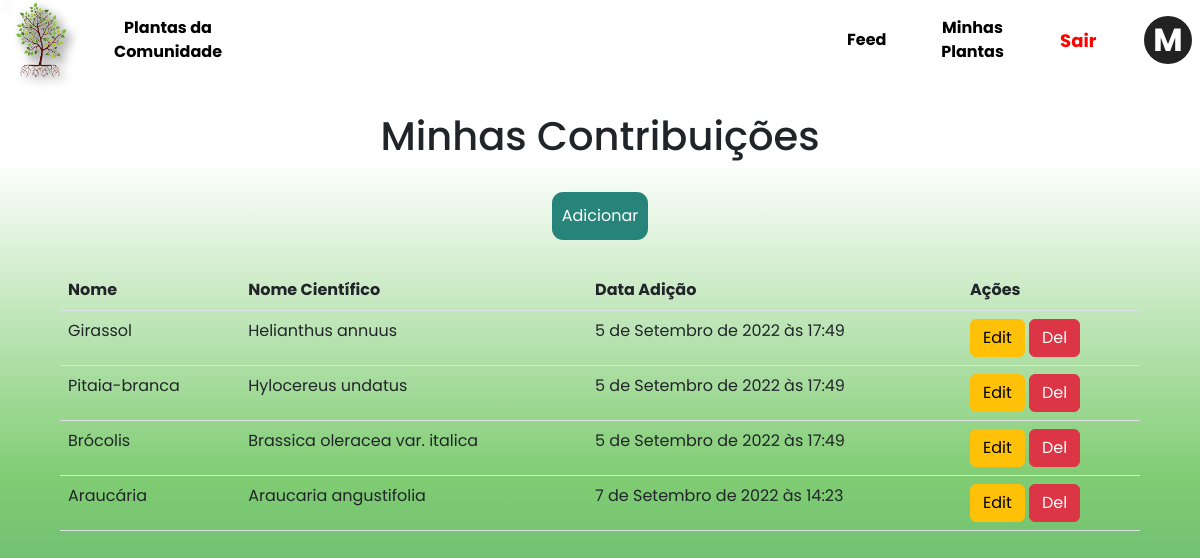
The page /myaccount/myplants/ (signed in) on the database as committed earlier.
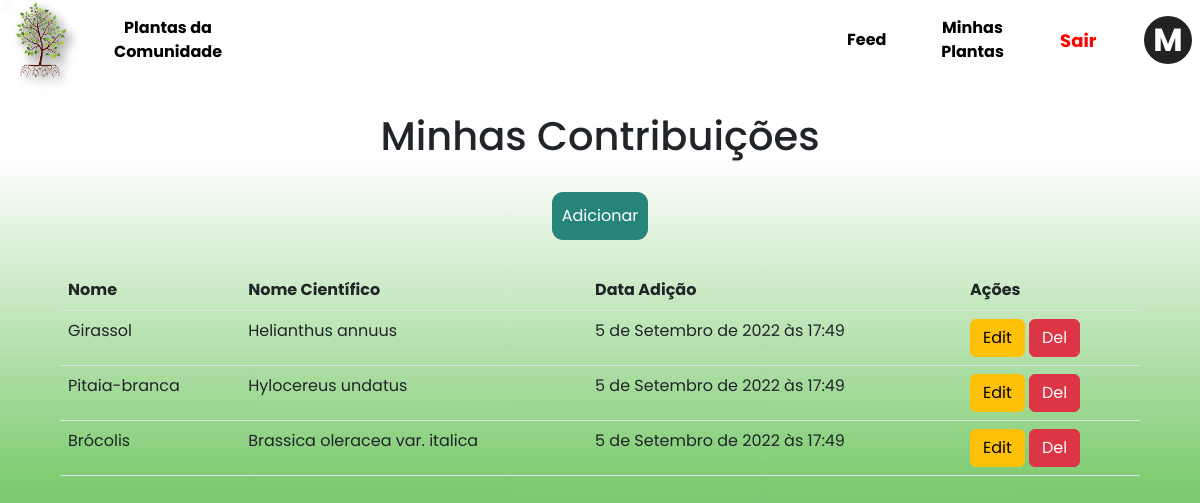
The same page on the database as committed later.
### users/models.py (models this page shows, shortened)
class User(AbstractBaseUser, PermissionsMixin):
    username = models.CharField(max_length=50,unique=True)
    email = None
    is_active = models.BooleanField(default=True)
    is_staff = models.BooleanField(default=False)
    is_superuser = models.BooleanField(default=False)
    USERNAME_FIELD = 'username'
    REQUIRED_FIELDS = []
    objects = UserManager()

### plantas/models.py (models this page shows, shortened)
class Plant(models.Model):
    name = models.CharField(max_length=50, null=True)
    scientific_name = models.CharField(max_length=50, unique=True)
    origin = models.CharField(max_length=50, null=True)
    image_url = models.TextField(max_length=600)
    about = models.TextField(max_length=600)
    last_modf = models.DateTimeField(default=timezone.now)
    contributor = models.ForeignKey(User, on_delete=models.PROTECT, null=True)

### plantas/views.py (the view, shortened to what this page needs)
# urls.py: path('myaccount/myplants/', views.MyPlants.as_view(), name='myplants'),
class MyPlants(LoginRequiredMixin,View):
    login_url = '/'
    redirect_field_name = 'home'
    def get(self,request):
        status = request.GET.get('status')
        plantas = Plant.objects.all()
        context = {
            'plantas':plantas,
            'status': status
        }
        return render(request, 'myplants.html', context)

### plantas/templates/myplants.html (shortened to what this page needs)
{% extends "base.html" %}
{% load static %}
{% load livereload_tags %}
{% block cssDoc %}<link rel="stylesheet" type="text/css" href="{% static '/css/main.css' %}">{% endblock cssDoc %}
{% block content %}
<header id="" >
    <nav id="navbar">
        <img src="{% static 'imgs/tree.png' %}" id="ico" alt="">
        <div id="nav2">
            <ul>
                <li><a href="{% url 'comunidade' %}">Plantas da Comunidade</a></li>
            </ul>
        </div>
        <div id="account">
            <div id="mac"><a href="{% url 'myaccount'%}" id="btnMp">Feed</a></div>
            <div id="mp"><a href="#" id="btnMp">Minhas Plantas</a></div>
            <div id="exit"><a href="{% url 'exit' %}">Sair</a></div>
            <div id="user"><div>{{request.user.username.0}}</div></div>
        </div>
    </nav>
</header>
<div id="container">
    <div id="box">
        <div id="myplants">
            <h1>Minhas Contribuições</h1>
            <br>
            <a id="btnAdd" href="{% url 'addPlanta' %}">Adicionar</a>
            <table class="table">
                <thead>
                    <tr>
                        <th>Nome</th>
                        <th>Nome Científico</th>
                        <th>Data Adição</th>
                        <th>Ações</th>
                    </tr>
                </thead>
                <tbody>
                    {% for planta in plantas %}
                        {% if planta.contributor == request.user %}
                            <tr>
                                <td>{{planta.name}}</td>
                                <td>{{planta.scientific_name}}</td>
                                <td>{{planta.last_modf}}</td>
                                <td>
                                    <a href="#" class="btn btn-warning" href="{% url 'editPlant' planta.pk %}" id="edit">Edit</a>
                                    <a href="{% url 'delPlant' planta.pk%}" class="btn btn-danger">Del</a>
                                </td>
                            </tr>
                        {% endif %}
                    {% endfor %}
                </tbody>
            </table>
        </div>
    </div>
</div>
{% endblock content %}

### templates/base.html (shortened to what this page needs)
{% load static %}
<!DOCTYPE html>
<html lang="pt-BR">
<head>
    {% block cssDoc %}{% endblock cssDoc %}
    <link href="https://cdn.jsdelivr.net/npm/bootstrap@5.2.0/dist/css/bootstrap.min.css" rel="stylesheet">
</head>
<body style="max-width:100%; min-width:800px;">
    {% block content %}{% endblock content %}
</body>
</html>

### static/css/main.css (style rules this page uses)
* { padding: 0; margin: 0; font-family: 'Poppins', Arial, Helvetica, sans-serif; }
body { max-width: 100%; max-height: auto; min-width: 750px; min-height: 100vh; background: linear-gradient(to top, #499F78 0%, #7FCC72 40%, white 80%); }
header { background-color: none; display: flex; min-width: 900px; }
header #navbar { display: flex; flex-direction: row; align-items: center; height: 5rem; width: 100%; max-height: 5rem; background-color: none; }
header #navbar #ico { height: 5rem; width: auto; background-color: none; filter: drop-shadow(5px 5px 5px #222); }
header #navbar #nav2 { background-color: none; height: 100%; display: flex; align-items: center; }
header #navbar #nav2 ul { margin: 0; height: 100%; background-color: none; text-decoration: none; list-style: none; display: flex; align-items: center; gap:3rem; }
header #navbar ul li { display: flex; align-items: center; justify-content: center; background-color: none; height: 3rem; width: 7rem; font-weight: bold; border: none; border-radius: 0.7rem; }
header #navbar #nav2 ul li a { height: 100%; width: 100%; display: flex; flex-direction: column; justify-content: center; text-align: center; text-decoration: none; border-radius: 0.7rem; border: none; color: black; }
header #navbar #account { width: 100%; height: 100%; display: flex; align-items: center; justify-content: flex-end; gap: 1%; }
header #navbar #account #mac { text-decoration: none; display: flex; flex-wrap: wrap; text-align: center; justify-content: center; border-radius: 0.7rem; height: 3rem; width: 6rem; }
header #navbar #account #mac a { display: flex; align-items: center; justify-content: center; color: black; font-weight: bold; text-decoration: none; border-radius: 0.7rem; background-color: none; height: 100%; width: 100%; }
header #navbar #account #mp { text-decoration: none; display: flex; flex-wrap: wrap; text-align: center; border-radius: 0.7rem; height: 3rem; width: 6rem; }
header #navbar #account #mp a { color: black; font-weight: bold; text-decoration: none; border-radius: 0.7rem; background-color: none; height: 100%; width: 100%; }
header #navbar #account #exit { text-decoration: none; display: flex; flex-wrap: wrap; text-align: center; justify-content: center; border-radius: 0.7rem; height: 3rem; width: 6rem; }
header #navbar #account #exit a { font-weight: bold; font-size: large; display: flex; align-items: center; justify-content: center; text-decoration: none; border-radius: 0.7rem; color: red; height: 100%; width: 100%; }
header #navbar #account #user { height: 100%; width: 4rem; border-left: 3px #222; border-radius: 100%; display: flex; align-items: center; justify-content: center; text-align: center; font-weight: bold; font-size: xx-large; }
header #navbar #account #user div { color: white; display: flex; align-items: center; justify-content: center; background-color: #222; border-radius: 100%; height: 3rem; width: 3rem; }
#container { height: 100%; width: 100%; display: flex; align-items: center; justify-content: center; flex-wrap: wrap; }
#container #box { margin-top: 2rem; height: 90%; width: 90%; }
#container #box #myplants { display: flex; flex-direction: column; align-items: center; height: 100%; }
#container #box #myplants #btnAdd { height: 3rem; text-decoration: none; width: 6rem; border-radius: 0.7rem; border: none; background-color: #26847B; color: white; display: flex; flex-direction: column; align-items: center; justify-content: center; margin-bottom: 30px; }

Rows that differ between the two databases and show on the page:
removed Plant: name "Araucária", scientific_name "Araucaria angustifolia", last_modf "7 de Setembro de 2022 às 14:23"
